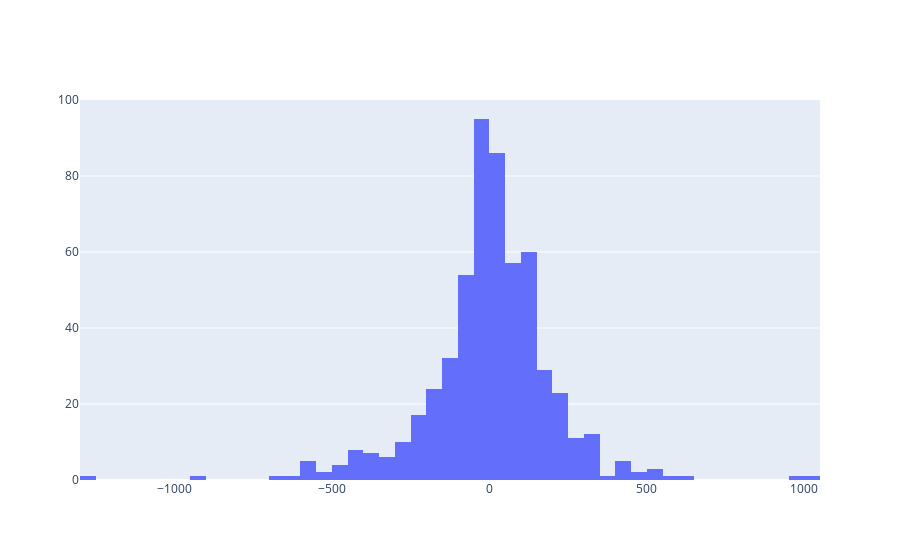

The notebook cell this image was saved under:
### Code cell
# plot the distribution of the daily diff

fig = go.Figure()

fig.add_trace(go.Histogram(x=_df.daily_diff))

### Figure 1 — Plotly figure (JSON) as saved in the notebook; plotly's stock layout.template omitted (floating-point values rounded to 4 significant figures; data arrays with more than 128 entries replaced by an {"elided": "..."} marker saying what was removed)
{"data": [{"type": "histogram", "x": {"elided": "562 float values"}}], "layout": {}}
